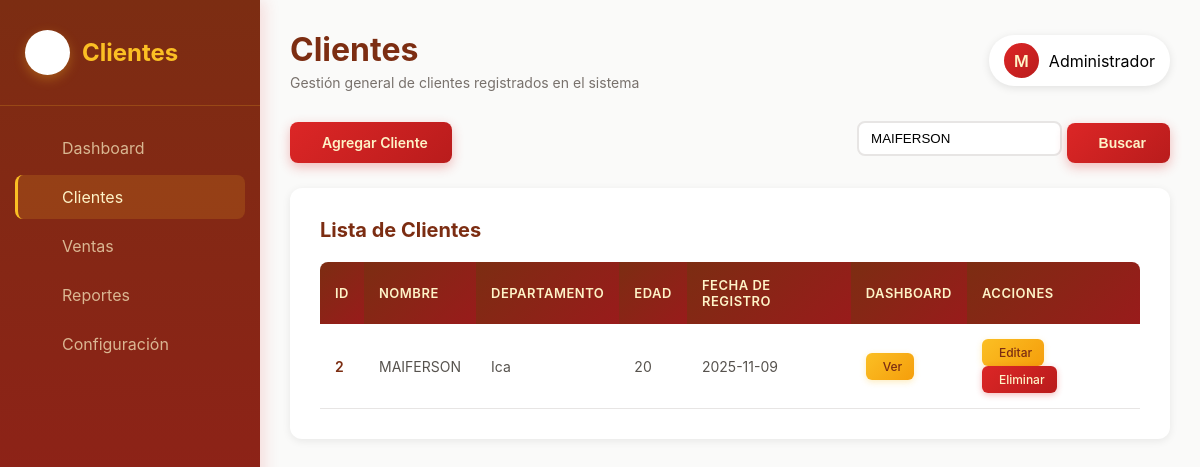
Page /clientes.php?busqueda=MAIFERSON on the committed database.
### tables this page shows
CREATE TABLE `clientes` (
  `id` bigint(20) UNSIGNED NOT NULL,
  `nombre` varchar(255) NOT NULL,
  `apellido` varchar(100) NOT NULL,
  `telefono` varchar(15) DEFAULT NULL,
  `correo` varchar(150) DEFAULT NULL,
  `direccion` varchar(200) DEFAULT NULL,
  `departamento` varchar(255) NOT NULL,
  `fecha_nacimiento` date DEFAULT NULL,
  `edad` int(11) NOT NULL,
  `fecha_registro` varchar(10) NOT NULL
);

### funciones.php (called while the page is built, shortened)
<?php
function obtenerBD()
{
    $password = "";
    $user = "root";
    $dbName = "crm";
    $database = new PDO('mysql:host=localhost;dbname=' . $dbName, $user, $password);
    $database->query("set names utf8;");
    $database->setAttribute(PDO::ATTR_EMULATE_PREPARES, FALSE);
    $database->setAttribute(PDO::ATTR_ERRMODE, PDO::ERRMODE_EXCEPTION);
    $database->setAttribute(PDO::ATTR_DEFAULT_FETCH_MODE, PDO::FETCH_OBJ);
    return $database;
}
function buscarClientes($nombre)
{
    $bd = obtenerBD();
    $sentencia = $bd->prepare("SELECT id, nombre, edad, departamento, fecha_registro FROM clientes WHERE nombre LIKE ?");
    $sentencia->execute(["%$nombre%"]);
    return $sentencia->fetchAll();
}

### clientes.php (the view, shortened to what this page needs)
<?php
include_once "funciones.php";
if (!isset($_GET["busqueda"]) || empty($_GET["busqueda"])) {
    $clientes = obtenerClientes();
} else {
    $clientes = buscarClientes($_GET["busqueda"]);
}
?>
<aside class="sidebar">
    <div class="sidebar-logo">
        <div class="sidebar-logo-icon">
        </div>
        <h2>Clientes</h2>
    </div>
    <ul class="sidebar-menu">
        <li>
            <a href="dashboard.php">
                <span>Dashboard</span>
            </a>
        </li>
        <li>
            <a href="clientes.php" class="active">
                <span>Clientes</span>
            </a>
        </li>
        <li>
            <a href="ventas.php">
                <span>Ventas</span>
            </a>
        </li>
        <li>
            <a href="reportes.php">
                <span>Reportes</span>
            </a>
        </li>
        <li>
            <a href="configuracion.php">
                <span>Configuración</span>
            </a>
        </li>
    </ul>
</aside>
<div class="main-content">
    <div class="header">
        <div class="header-left">
            <h1><i class="fas fa-users"></i> Clientes</h1>
            <p>Gestión general de clientes registrados en el sistema</p>
        </div>
        <div class="header-right">
            <div class="user-profile">
                <div class="user-avatar">M</div>
                <span>Administrador</span>
            </div>
        </div>
    </div>
    <div class="action-bar">
        <a href="formulario_agregar_cliente.php" class="btn">
            <i class="fas fa-user-plus"></i> Agregar Cliente
        </a>
        <form action="clientes.php" method="get" class="d-flex" style="gap:10px;">
            <input type="text" name="busqueda"
                value="<?php echo isset($_GET["busqueda"]) ? htmlspecialchars($_GET["busqueda"]) : ""; ?>"
                placeholder="Buscar cliente por nombre..."
                class="form-control" style="border:2px solid #e7e5e4; border-radius:8px; padding:8px 12px;">
            <button type="submit" class="btn">
                <i class="fas fa-search"></i> Buscar
            </button>
        </form>
    </div>
    <div class="table-container">
        <div class="table-header">
            <h2><i class="fas fa-list"></i> Lista de Clientes</h2>
        </div>
        <table id="tablaClientes" class="display">
            <thead>
                <tr>
                    <th>ID</th>
                    <th>Nombre</th>
                    <th>Departamento</th>
                    <th>Edad</th>
                    <th>Fecha de Registro</th>
                    <th>Dashboard</th>
                    <th>Acciones</th>
                </tr>
            </thead>
            <tbody>
                <?php foreach ($clientes as $cliente) { ?>
                    <tr>
                        <td><?php echo $cliente->id; ?></td>
                        <td><?php echo htmlspecialchars($cliente->nombre); ?></td>
                        <td><?php echo htmlspecialchars($cliente->departamento); ?></td>
                        <td><?php echo htmlspecialchars($cliente->edad); ?></td>
                        <td><?php echo htmlspecialchars($cliente->fecha_registro); ?></td>
                        <td>
                            <a class="btn-small btn-edit" href="dashboard_cliente.php?id=<?php echo $cliente->id; ?>">
                                <i class="fas fa-chart-line"></i> Ver
                            </a>
                        </td>
                        <td>
                            <a href="formulario_editar_cliente.php?id=<?php echo $cliente->id; ?>" class="btn-small btn-edit">
                                <i class="fas fa-edit"></i> Editar
                            </a>
                            <a href="eliminar_cliente.php?id=<?php echo $cliente->id; ?>"
                               class="btn-small btn-delete"
                               onclick="return confirm('¿Estás seguro de eliminar este cliente?');">
                                <i class="fas fa-trash"></i> Eliminar
                            </a>
                        </td>
                    </tr>
                <?php } ?>
            </tbody>
        </table>
    </div>
</div>
<?php include_once "pie.php"; ?>

### clientes.php (style rules this page uses)
* { margin: 0; padding: 0; box-sizing: border-box; }
.sidebar { width: 260px; background: linear-gradient(180deg, #7c2d12 0%, #991b1b 100%); color: white; padding: 30px 0; position: fixed; height: 100vh; overflow-y: auto; box-shadow: 4px 0 15px rgba(220, 38, 38, 0.15); }
.sidebar-logo { padding: 0 25px 30px; border-bottom: 1px solid rgba(251, 191, 36, 0.2); margin-bottom: 20px; display: flex; align-items: center; gap: 12px; }
.sidebar-logo-icon { width: 45px; height: 45px; background: white; border-radius: 50%; display: flex; align-items: center; justify-content: center; box-shadow: 0 4px 12px rgba(251, 191, 36, 0.3); padding: 5px; }
.sidebar-logo h2 { font-size: 24px; font-weight: 700; color: #fbbf24; }
.sidebar-menu { list-style: none; padding: 0 15px; }
.sidebar-menu li { margin-bottom: 5px; }
.sidebar-menu a { display: flex; align-items: center; padding: 12px 15px; color: rgba(254, 243, 199, 0.7); text-decoration: none; border-radius: 8px; transition: all 0.3s; }
.sidebar-menu a:hover, .sidebar-menu a.active { background-color: rgba(251, 191, 36, 0.15); color: #fef3c7; border-left: 3px solid #fbbf24; padding-left: 12px; }
.main-content { margin-left: 260px; flex: 1; padding: 30px; }
.header { display: flex; justify-content: space-between; align-items: center; margin-bottom: 30px; }
.header-left h1 { font-size: 32px; color: #7c2d12; margin-bottom: 5px; }
.header-left p { color: #78716c; font-size: 14px; }
.header-right { display: flex; align-items: center; gap: 15px; }
.user-profile { display: flex; align-items: center; gap: 10px; background-color: white; padding: 8px 15px; border-radius: 25px; cursor: pointer; box-shadow: 0 2px 8px rgba(0,0,0,0.1); transition: all 0.3s; }
.user-avatar { width: 35px; height: 35px; border-radius: 50%; background: linear-gradient(135deg, #dc2626 0%, #b91c1c 100%); display: flex; align-items: center; justify-content: center; color: #fef3c7; font-weight: 600; }
.action-bar { display: flex; justify-content: space-between; align-items: center; margin-bottom: 25px; }
.btn { background: linear-gradient(135deg, #dc2626 0%, #b91c1c 100%); color: #fef3c7; padding: 12px 24px; border-radius: 8px; text-decoration: none; font-weight: 600; display: inline-flex; align-items: center; gap: 8px; transition: all 0.3s; box-shadow: 0 4px 12px rgba(220, 38, 38, 0.3); border: none; cursor: pointer; font-size: 14px; }
.table-container { background: white; border-radius: 12px; padding: 30px; box-shadow: 0 2px 8px rgba(0,0,0,0.08); overflow-x: auto; }
.table-header { display: flex; justify-content: space-between; align-items: center; margin-bottom: 20px; }
.table-header h2 { font-size: 20px; color: #7c2d12; }
#tablaClientes { width: 100% !important; border-collapse: collapse; }
#tablaClientes thead th { background: linear-gradient(135deg, #7c2d12 0%, #991b1b 100%); color: #fef3c7; padding: 15px; text-align: left; font-weight: 600; font-size: 13px; text-transform: uppercase; letter-spacing: 0.5px; border: none; }
#tablaClientes thead th:first-child { border-radius: 8px 0 0 0; }
#tablaClientes thead th:last-child { border-radius: 0 8px 0 0; }
#tablaClientes tbody tr { border-bottom: 1px solid #e7e5e4; transition: all 0.3s; }
#tablaClientes tbody td { padding: 15px; color: #57534e; font-size: 14px; }
#tablaClientes tbody td:first-child { font-weight: 600; color: #7c2d12; }
.btn-small { padding: 6px 12px; font-size: 12px; border-radius: 6px; text-decoration: none; display: inline-flex; align-items: center; gap: 5px; transition: all 0.3s; font-weight: 500; margin-right: 5px; }
.btn-edit { background: linear-gradient(135deg, #fbbf24 0%, #f59e0b 100%); color: #7c2d12; box-shadow: 0 2px 6px rgba(251, 191, 36, 0.3); }
.btn-delete { background: linear-gradient(135deg, #dc2626 0%, #b91c1c 100%); color: #fef3c7; box-shadow: 0 2px 6px rgba(220, 38, 38, 0.3); }

### rows in the picture
clientes: id "2", nombre "MAIFERSON", departamento "Ica", edad "20", fecha_registro "2025-11-09"
